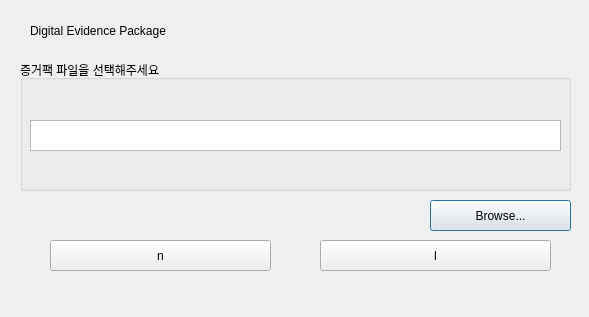
<?xml version="1.0" encoding="UTF-8"?>
<ui version="4.0">
 <class>Dialog</class>
 <widget class="QDialog" name="Dialog">
  <property name="geometry">
   <rect>
    <x>0</x>
    <y>0</y>
    <width>589</width>
    <height>317</height>
   </rect>
  </property>
  <property name="windowTitle">
   <string>선박사고 증거팩 관리 프로그램</string>
  </property>
  <widget class="QPushButton" name="pushButton">
   <property name="geometry">
    <rect>
     <x>430</x>
     <y>200</y>
     <width>141</width>
     <height>31</height>
    </rect>
   </property>
   <property name="text">
    <string>Browse...</string>
   </property>
  </widget>
  <widget class="QGroupBox" name="groupBox">
   <property name="geometry">
    <rect>
     <x>20</x>
     <y>60</y>
     <width>551</width>
     <height>131</height>
    </rect>
   </property>
   <property name="title">
    <string>증거팩 파일을 선택해주세요</string>
   </property>
   <widget class="QTextEdit" name="textEdit">
    <property name="geometry">
     <rect>
      <x>10</x>
      <y>60</y>
      <width>531</width>
      <height>31</height>
     </rect>
    </property>
   </widget>
  </widget>
  <widget class="QLabel" name="label">
   <property name="geometry">
    <rect>
     <x>30</x>
     <y>20</y>
     <width>241</width>
     <height>21</height>
    </rect>
   </property>
   <property name="text">
    <string>Digital Evidence Package</string>
   </property>
  </widget>
  <widget class="QPushButton" name="pushButton_2">
   <property name="geometry">
    <rect>
     <x>50</x>
     <y>240</y>
     <width>221</width>
     <height>31</height>
    </rect>
   </property>
   <property name="text">
    <string>n</string>
   </property>
  </widget>
  <widget class="QPushButton" name="pushButton_3">
   <property name="geometry">
    <rect>
     <x>320</x>
     <y>240</y>
     <width>231</width>
     <height>31</height>
    </rect>
   </property>
   <property name="text">
    <string>l</string>
   </property>
  </widget>
  <zorder>groupBox</zorder>
  <zorder>pushButton</zorder>
  <zorder>label</zorder>
  <zorder>pushButton_2</zorder>
  <zorder>pushButton_3</zorder>
 </widget>
 <resources/>
 <connections/>
 <slots>
  <slot>mybutton_clicked()</slot>
 </slots>
</ui>
